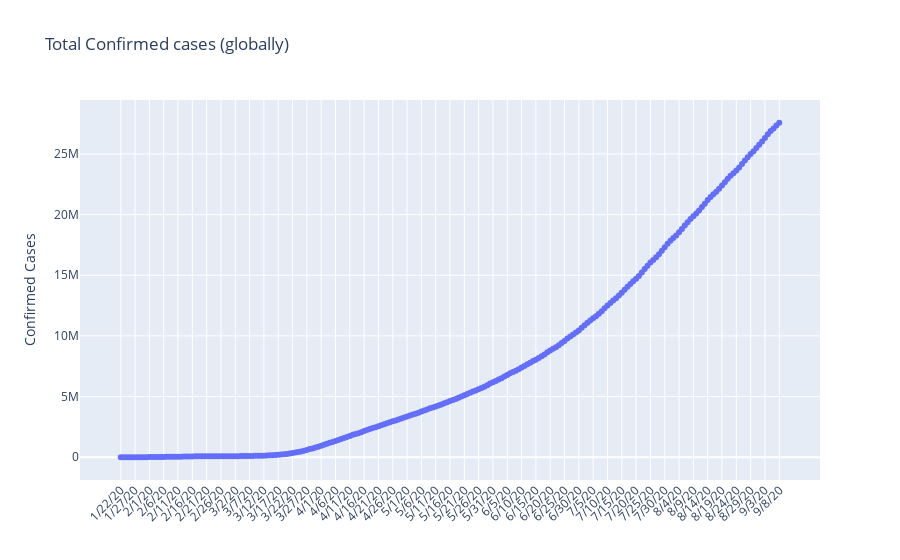

Notebook code for this chart:
### Code cell
fig_1=go.Figure(data=go.Scatter(x=confirmed_ts_summary.index,y=confirmed_ts_summary.values,mode='lines+markers'))
fig_1.update_layout(title="Total Confirmed cases (globally)",yaxis_title='Confirmed Cases',xaxis_tickangle=315)
fig_1.show()

### Figure 1 — Plotly figure (JSON) as saved in the notebook; plotly's stock layout.template omitted (floating-point values rounded to 4 significant figures; data arrays with more than 128 entries replaced by an {"elided": "..."} marker saying what was removed)
{"data": [{"mode": "lines+markers", "type": "scatter", "x": {"elided": "231 str values"}, "y": {"elided": "231 int values"}}], "layout": {"title": {"text": "Total Confirmed cases (globally)"}, "xaxis": {"tickangle": -45}, "yaxis": {"title": {"text": "Confirmed Cases"}}}}
